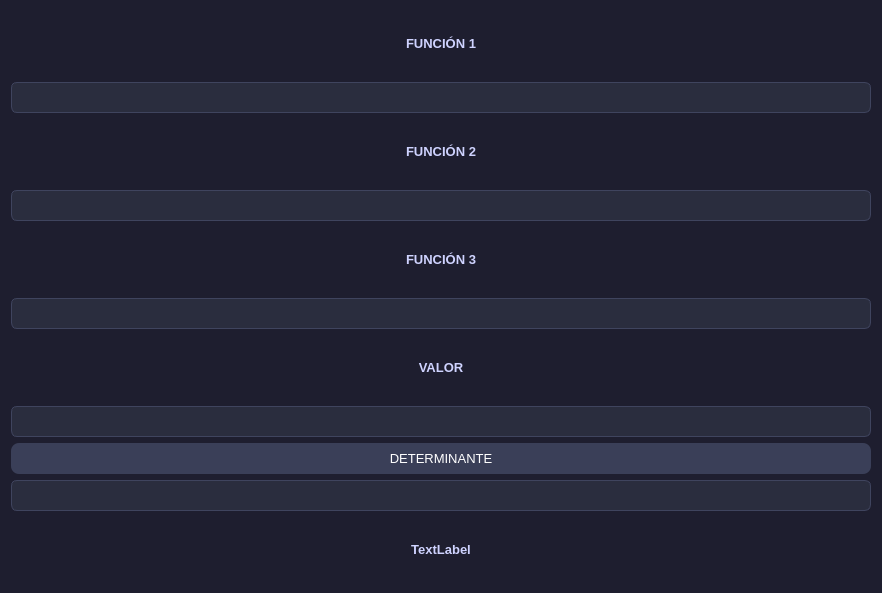
<?xml version="1.0" encoding="UTF-8"?>
<ui version="4.0">
 <class>Dialog</class>
 <widget class="QDialog" name="Dialog">
  <property name="geometry">
   <rect>
    <x>0</x>
    <y>0</y>
    <width>882</width>
    <height>593</height>
   </rect>
  </property>
  <property name="windowTitle">
   <string>Dialog</string>
  </property>
  <property name="styleSheet">
   <string notr="true">/* Fondo general */
QWidget {
    background-color: #1e1e2f;
    color: #eaeaf0;
    font-family: 'Segoe UI', 'Roboto', sans-serif;
    font-size: 10pt;
}

/* Botones */
QPushButton {
    background-color: #3a3f58;
    border-radius: 8px;
    padding: 8px 16px;
    color: white;
}

QPushButton:hover {
    background-color: #50577a;
}

QPushButton:pressed {
    background-color: #2c2f45;
}

/* Inputs */
QLineEdit, QTextEdit {
    background-color: #2a2d3e;
    border: 1px solid #3f445e;
    border-radius: 6px;
    padding: 6px;
}

/* Labels */
QLabel {
    color: #cfd3ff;
    font-weight: 500;
}

/* ComboBox */
QComboBox {
    background-color: #2a2d3e;
    border-radius: 6px;
    padding: 5px;
}

/* Barra de menú */
QMenuBar {
    background-color: #2a2d3e;
}

QMenuBar::item:selected {
    background-color: #3f445e;
}

/* Tabs */
QTabWidget::pane {
    border: 1px solid #3f445e;
}

QTabBar::tab {
    background: #2a2d3e;
    padding: 8px;
}

QTabBar::tab:selected {
    background: #3f445e;
}</string>
  </property>
  <layout class="QGridLayout" name="gridLayout_2">
   <item row="0" column="0">
    <layout class="QGridLayout" name="gridLayout">
     <item row="1" column="0">
      <widget class="QLineEdit" name="funcion1"/>
     </item>
     <item row="5" column="0">
      <widget class="QLineEdit" name="funcion3"/>
     </item>
     <item row="0" column="0">
      <widget class="QLabel" name="label">
       <property name="text">
        <string>FUNCIÓN 1</string>
       </property>
       <property name="alignment">
        <set>Qt::AlignCenter</set>
       </property>
      </widget>
     </item>
     <item row="2" column="0">
      <widget class="QLabel" name="label_2">
       <property name="text">
        <string>FUNCIÓN 2</string>
       </property>
       <property name="alignment">
        <set>Qt::AlignCenter</set>
       </property>
      </widget>
     </item>
     <item row="3" column="0">
      <widget class="QLineEdit" name="funcion2"/>
     </item>
     <item row="4" column="0">
      <widget class="QLabel" name="label_3">
       <property name="text">
        <string>FUNCIÓN 3</string>
       </property>
       <property name="alignment">
        <set>Qt::AlignCenter</set>
       </property>
      </widget>
     </item>
     <item row="11" column="0">
      <widget class="QPushButton" name="pushButtonB">
       <property name="text">
        <string>DETERMINANTE</string>
       </property>
      </widget>
     </item>
     <item row="13" column="0">
      <widget class="QLabel" name="resultadoDet">
       <property name="text">
        <string>TextLabel</string>
       </property>
       <property name="alignment">
        <set>Qt::AlignCenter</set>
       </property>
      </widget>
     </item>
     <item row="12" column="0">
      <widget class="QLineEdit" name="determinante"/>
     </item>
     <item row="6" column="0">
      <widget class="QLabel" name="label_4">
       <property name="text">
        <string>VALOR</string>
       </property>
       <property name="alignment">
        <set>Qt::AlignCenter</set>
       </property>
      </widget>
     </item>
     <item row="7" column="0">
      <widget class="QLineEdit" name="valor"/>
     </item>
    </layout>
   </item>
  </layout>
 </widget>
 <resources/>
 <connections/>
</ui>
